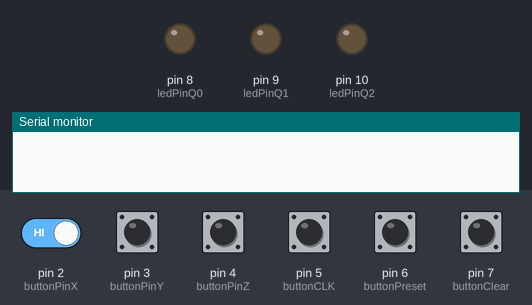
Bench run of a sketch on a simulated Arduino Uno, built with avr-gcc and run on an emulated ATmega328P. Parts: output pins drawn as LEDs (lit = HIGH), the last lines printed to the serial monitor. The inputs (shaded band) are chosen by the test bench; at power-on: pin 2 (buttonPinX), pin 3 (buttonPinY), pin 4 (buttonPinZ), pin 5 (buttonCLK), pin 6 (buttonPreset), pin 7 (buttonClear) HIGH.

Above: at 1.2 s.
1.3 s: pin 5 (buttonCLK) pulled LOW for 0.15 s
At 2.2 s:
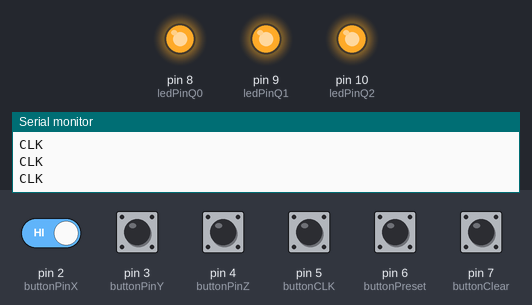
4.5 s: pin 7 (buttonClear) pulled LOW for 0.15 s
At 5.7 s:
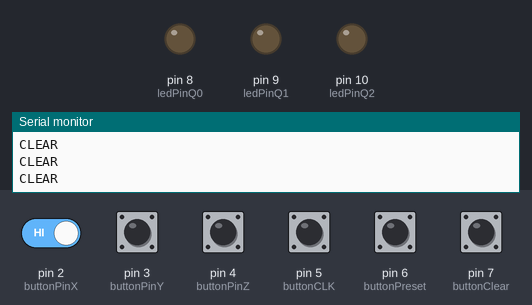
6.1 s: pin 5 (buttonCLK) pulled LOW for 1 s
At 7.1 s:
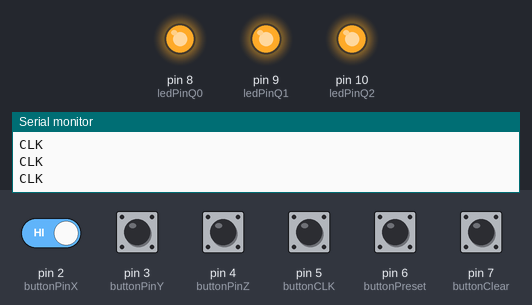
8.6 s: pin 7 (buttonClear) pulled LOW for 1 s
At 9.0 s:
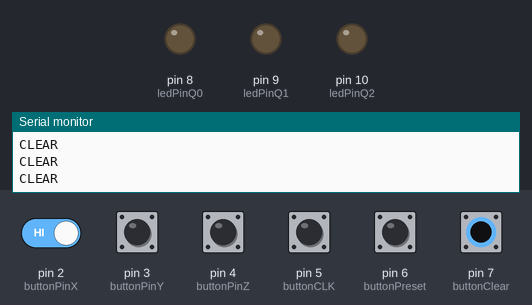
11.1 s: pin 2 (buttonPinX) driven LOW and pin 5 (buttonCLK) driven LOW
At 12.1 s:
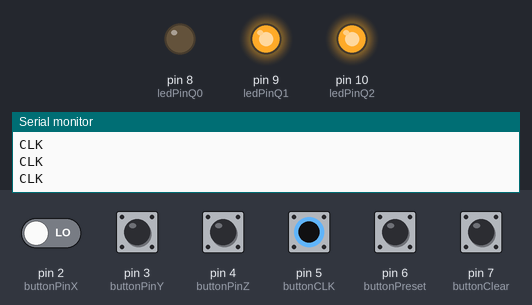
Timing chart, 0 to 13.6 s (numbered marks = the images above; inputs shaded):
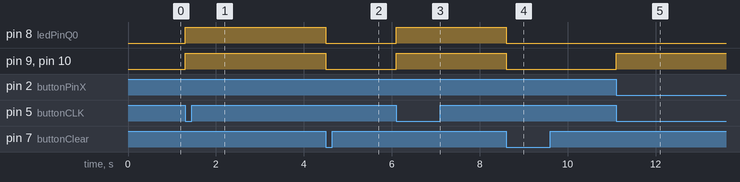

The sketch:

FF.ino
```cpp
/*
  Button FF


*/

// constants won't change. They're used here to set pin numbers:
const int buttonPinX = 2;     // the number of the pushbutton pin
const int buttonPinY = 3;     // the number of the pushbutton pin
const int buttonPinZ = 4;     // the number of the pushbutton pin

const int buttonCLK = 5;     // the number of the pushbutton pin
const int buttonPreset = 6;     // the number of the pushbutton pin
const int buttonClear = 7;     // the number of the pushbutton pin

const int ledPinQ0 =  8;      // the number of the LED pin
const int ledPinQ1 =  9;      // the number of the LED pin
const int ledPinQ2 =  10;      // the number of the LED pin

// variables will change:
int State_X = 0;         // variable for reading the pushbutton status
int State_Y= 0;         // variable for reading the pushbutton status
int State_Z= 0;         // variable for reading the pushbutton status

int State_CLK = 0;         // variable for reading the pushbutton status
int State_PRESET= 0;         // variable for reading the pushbutton status
int State_CLEAR= 0;         // variable for reading the pushbutton status

void setup() {
  // initialize the LED pin as an output:
  Serial.begin(9600);

  // initialize the pushbutton pin as an input:
  pinMode(buttonPinX, INPUT_PULLUP);
  pinMode(buttonPinY, INPUT_PULLUP);
  pinMode(buttonPinZ, INPUT_PULLUP);
  pinMode(buttonCLK, INPUT_PULLUP);
  pinMode(buttonPreset, INPUT_PULLUP);
  pinMode(buttonClear, INPUT_PULLUP);

  pinMode(ledPinQ0, OUTPUT);
  pinMode(ledPinQ1, OUTPUT);
  pinMode(ledPinQ2, OUTPUT);
}

void loop() {
  // read the state of the pushbutton value:
  State_CLK = digitalRead(buttonCLK);
  State_PRESET = digitalRead(buttonPreset);
  State_CLEAR = digitalRead(buttonClear);


  // check if the pushbutton is pressed. If it is, the buttonState is HIGH:
  if (State_PRESET == LOW) {
    // turn LED off:
    Serial.println("PRESET");
    digitalWrite(ledPinQ0,HIGH);
    digitalWrite(ledPinQ1,HIGH);
    digitalWrite(ledPinQ2,HIGH);

  } else if (State_CLEAR == LOW) {
    // turn LED on:
    Serial.println("CLEAR");
    digitalWrite(ledPinQ0,LOW);
    digitalWrite(ledPinQ1,LOW);
    digitalWrite(ledPinQ2,LOW);
  }
  else
    if(State_CLK == LOW){
        Serial.println("CLK");
      State_X = digitalRead(buttonPinX);
      State_Y = digitalRead(buttonPinY);
      State_Z = digitalRead(buttonPinZ);

        digitalWrite(ledPinQ0,State_X);
        digitalWrite(ledPinQ1,State_Y);
        digitalWrite(ledPinQ2,State_Z);
    }
}
```

Measured:
- after the input at 1.3 s, pin 8 (ledPinQ0), pin 9 (ledPinQ1), pin 10 (ledPinQ2): LOW → HIGH at once
- after the input at 4.5 s, pin 8 (ledPinQ0), pin 9 (ledPinQ1), pin 10 (ledPinQ2): HIGH → LOW at once
- after the input at 6.1 s, pin 8 (ledPinQ0), pin 9 (ledPinQ1), pin 10 (ledPinQ2): LOW → HIGH at once
- after the input at 8.6 s, pin 8 (ledPinQ0), pin 9 (ledPinQ1), pin 10 (ledPinQ2): HIGH → LOW at once
- after the input at 11.1 s, pin 9 (ledPinQ1), pin 10 (ledPinQ2): LOW → HIGH at once
